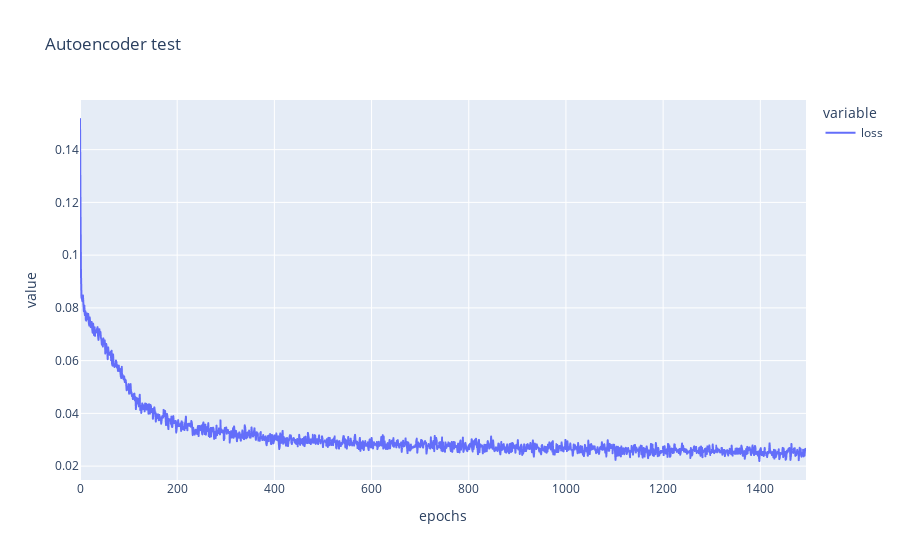

Notebook source saved alongside this figure:
### Code cell
stats = mnist.fit_autoencoder(
    epochs=1500,
    batch_size=128,
    loss_criterion="MSELoss",
    verbose=True,
    info="Autoencoder test"
)
stats[5:].plot_loss()

### Figure 1 — Plotly figure (JSON) as saved in the notebook; plotly's stock layout.template omitted (floating-point values rounded to 4 significant figures; data arrays with more than 128 entries replaced by an {"elided": "..."} marker saying what was removed)
{"data": [{"hovertemplate": "variable=loss<br>epochs=%{x}<br>value=%{y}<extra></extra>", "legendgroup": "loss", "line": {"color": "#636efa", "dash": "solid"}, "marker": {"symbol": "circle"}, "mode": "lines", "name": "loss", "showlegend": true, "type": "scattergl", "x": {"elided": "1495 int values"}, "xaxis": "x", "y": {"elided": "1495 float values"}, "yaxis": "y"}], "layout": {"legend": {"title": {"text": "variable"}, "tracegroupgap": 0}, "title": {"text": "Autoencoder test"}, "xaxis": {"anchor": "y", "domain": [0, 1], "title": {"text": "epochs"}}, "yaxis": {"anchor": "x", "domain": [0, 1], "title": {"text": "value"}}}}
